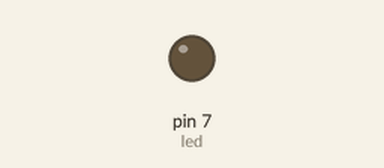
Recording of a sketch running on a simulated Arduino Uno, built with avr-gcc and run on an emulated ATmega328P. Parts: output pins drawn as LEDs (lit = HIGH).

Above: at 0.7 s.
At 1.85 s:
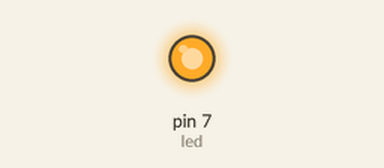
Timing chart, 0 to 4.4 s (numbered marks = the images above):
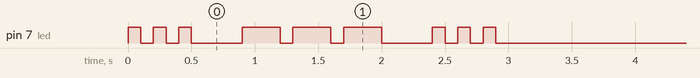

The sketch:

project.ino
```cpp
int delaytime = 100;
int letterdelaytime = 300;
int worddelaytime = 700;
int led = 7;
void setup() {
     pinMode(led, OUTPUT);
}
void loop() {
//this is where you write what the arduino will say in morse.
//write worddelaytime if you are doing another word.
s();
delay(letterdelaytime);
o();
delay(letterdelaytime);
s();

delay(100000000000000000000);
}//loop
void a() {
     digitalWrite(led, HIGH);
     delay(100);
     digitalWrite(led, LOW);
     delay(100);
     digitalWrite(led, HIGH);
     delay(300);
     digitalWrite(led, LOW);
     delay(100);
}//morseA

void b() {
     digitalWrite(led, HIGH);
     delay(300);
     digitalWrite(led, LOW);
     delay(100);
     digitalWrite(led, HIGH);
     delay(100);
     digitalWrite(led, LOW);
     delay(100);
     digitalWrite(led, HIGH);
     delay(100);
     digitalWrite(led, LOW);
     delay(100);
     digitalWrite(led, HIGH);
     delay(100);
     digitalWrite(led, LOW);
     delay(100);
}//morseB

void c() {
     digitalWrite(led, HIGH);
     delay(300);
     digitalWrite(led, LOW);
     delay(100);
     digitalWrite(led, HIGH);
     delay(100);
     digitalWrite(led, LOW);
     delay(100);
     digitalWrite(led, HIGH);
     delay(300);
     digitalWrite(led, LOW);
     delay(100);
     digitalWrite(led, HIGH);
     delay(100);
     digitalWrite(led, LOW);
     delay(100);
}//morseC

void d() {
     digitalWrite(led, HIGH);
     delay(300);
     digitalWrite(led, LOW);
     delay(100);
     digitalWrite(led, HIGH);
     delay(100);
     digitalWrite(led, LOW);
     delay(100);
     digitalWrite(led, HIGH);
     delay(100);
     digitalWrite(led, LOW);
     delay(100);
}//morseD

void e() {
     digitalWrite(led, HIGH);
     delay(100);
     digitalWrite(led, LOW);
     delay(100);
}//morseE

void f() {
     digitalWrite(led, HIGH);
     delay(100);
     digitalWrite(led, LOW);
     delay(100);
     digitalWrite(led, HIGH);
     delay(100);
     digitalWrite(led, LOW);
     delay(100);
     digitalWrite(led, HIGH);
     delay(300);
     digitalWrite(led, LOW);
     delay(100);
     digitalWrite(led, HIGH);
     delay(100);
     digitalWrite(led, LOW);
     delay(100);
}//morseF

void g() {
     digitalWrite(led, HIGH);
     delay(300);
     digitalWrite(led, LOW);
     delay(100);
     digitalWrite(led, HIGH);
     delay(300);
     digitalWrite(led, LOW);
     delay(100);
     digitalWrite(led, HIGH);
     delay(100);
     digitalWrite(led, LOW);
     delay(100);
}//morseG

void h() {
     digitalWrite(led, HIGH);
     delay(100);
     digitalWrite(led, LOW);
     delay(100);
     digitalWrite(led, HIGH);
     delay(100);
     digitalWrite(led, LOW);
     delay(100);
     digitalWrite(led, HIGH);
     delay(100);
     digitalWrite(led, LOW);
     delay(100);
     digitalWrite(led, HIGH);
     delay(100);
     digitalWrite(led, LOW);
     delay(100);
}//morseH

void i() {
     digitalWrite(led, HIGH);
     delay(100);
     digitalWrite(led, LOW);
     delay(100);
     digitalWrite(led, HIGH);
     delay(100);
     digitalWrite(led, LOW);
     delay(100);
}//morseL

void j() {
     digitalWrite(led, HIGH);
     delay(100);
     digitalWrite(led, LOW);
     delay(100);
     digitalWrite(led, HIGH);
     delay(300);
     digitalWrite(led, LOW);
     delay(100);
     digitalWrite(led, HIGH);
     delay(300);
     digitalWrite(led, LOW);
     delay(100);
     digitalWrite(led, HIGH);
     delay(300);
     digitalWrite(led, LOW);
     delay(100);
}//morseJ

void k() {
     digitalWrite(led, HIGH);
     delay(300);
     digitalWrite(led, LOW);
     delay(100);
     digitalWrite(led, HIGH);
     delay(100);
     digitalWrite(led, LOW);
     delay(100);
     digitalWrite(led, HIGH);
     delay(300);
     digitalWrite(led, LOW);
     delay(100);
}//morseK

void l() {
     digitalWrite(led, HIGH);
     delay(100);
     digitalWrite(led, LOW);
     delay(100);
     digitalWrite(led, HIGH);
     delay(300);
     digitalWrite(led, LOW);
     delay(100);
     digitalWrite(led, HIGH);
     delay(100);
     digitalWrite(led, LOW);
     delay(100);
     digitalWrite(led, HIGH);
     delay(100);
     digitalWrite(led, LOW);
     delay(100);
}//morseL

void m() {
     digitalWrite(led, HIGH);
     delay(300);
     digitalWrite(led, LOW);
     delay(100);
     digitalWrite(led, HIGH);
     delay(300);
     digitalWrite(led, LOW);
     delay(100);
}//morseM
void n() {
     digitalWrite(led, HIGH);
     delay(300);
     digitalWrite(led, LOW);
     delay(100);
     digitalWrite(led, HIGH);
     delay(100);
     digitalWrite(led, LOW);
     delay(100);
}//morseN

void o() {
     digitalWrite(led, HIGH);
     delay(300);
     digitalWrite(led, LOW);
     delay(100);
     digitalWrite(led, HIGH);
     delay(300);
     digitalWrite(led, LOW);
     delay(100);
     digitalWrite(led, HIGH);
     delay(300);
     digitalWrite(led, LOW);
     delay(100);
}//morseO

void p() {
     digitalWrite(led, HIGH);
     delay(100);
     digitalWrite(led, LOW);
     delay(100);
     digitalWrite(led, HIGH);
     delay(300);
     digitalWrite(led, LOW);
     delay(100);
     digitalWrite(led, HIGH);
     delay(300);
     digitalWrite(led, LOW);
     delay(100);
     digitalWrite(led, HIGH);
     delay(100);
     digitalWrite(led, LOW);
     delay(100);
}//morseP

void q() {
     digitalWrite(led, HIGH);
     delay(300);
     digitalWrite(led, LOW);
     delay(100);
     digitalWrite(led, HIGH);
     delay(300);
     digitalWrite(led, LOW);
     delay(100);
     digitalWrite(led, HIGH);
     delay(100);
     digitalWrite(led, LOW);
     delay(100);
     digitalWrite(led, HIGH);
     delay(300);
     digitalWrite(led, LOW);
     delay(100);
}//morseQ

void r() {
     digitalWrite(led, HIGH);
     delay(100);
     digitalWrite(led, LOW);
     delay(100);
     digitalWrite(led, HIGH);
     delay(300);
     digitalWrite(led, LOW);
     delay(100);
     digitalWrite(led, HIGH);
     delay(100);
     digitalWrite(led, LOW);
     delay(100);
}//morseR

void s() {
     digitalWrite(led, HIGH);
     delay(100);
     digitalWrite(led, LOW);
     delay(100);
     digitalWrite(led, HIGH);
     delay(100);
     digitalWrite(led, LOW);
     delay(100);
     digitalWrite(led, HIGH);
     delay(100);
     digitalWrite(led, LOW);
     delay(100);
}//morseS

void t() {
     digitalWrite(led, HIGH);
     delay(300);
     digitalWrite(led, LOW);
     delay(100);
}//morseT

void u() {
     digitalWrite(led, HIGH);
     delay(100);
     digitalWrite(led, LOW);
     delay(100);
     digitalWrite(led, HIGH);
     delay(100);
     digitalWrite(led, LOW);
     delay(100);
     digitalWrite(led, HIGH);
     delay(300);
     digitalWrite(led, LOW);
     delay(100);
}//morseU

void v() {
     digitalWrite(led, HIGH);
     delay(100);
     digitalWrite(led, LOW);
     delay(100);
     digitalWrite(led, HIGH);
     delay(100);
     digitalWrite(led, LOW);
     delay(100);
     digitalWrite(led, HIGH);
     delay(100);
     digitalWrite(led, LOW);
     delay(100);
     digitalWrite(led, HIGH);
     delay(300);
     digitalWrite(led, LOW);
     delay(100);
}//morseV

void w() {
     digitalWrite(led, HIGH);
     delay(100);
     digitalWrite(led, LOW);
     delay(100);
     digitalWrite(led, HIGH);
     delay(300);
     digitalWrite(led, LOW);
     delay(100);
     digitalWrite(led, HIGH);
     delay(300);
     digitalWrite(led, LOW);
     delay(100);
}//morseW

void x() {
     digitalWrite(led, HIGH);
     delay(300);
     digitalWrite(led, LOW);
     delay(100);
     digitalWrite(led, HIGH);
     delay(100);
     digitalWrite(led, LOW);
     delay(100);
     digitalWrite(led, HIGH);
     delay(100);
     digitalWrite(led, LOW);
     delay(100);
     digitalWrite(led, HIGH);
     delay(300);
     digitalWrite(led, LOW);
     delay(100);
}//morseX

void y() {
     digitalWrite(led, HIGH);
     delay(300);
     digitalWrite(led, LOW);
     delay(100);
     digitalWrite(led, HIGH);
     delay(100);
     digitalWrite(led, LOW);
     delay(100);
     digitalWrite(led, HIGH);
     delay(300);
     digitalWrite(led, LOW);
     delay(100);
     digitalWrite(led, HIGH);
     delay(300);
     digitalWrite(led, LOW);
     delay(100);
}//morseY

void z() {
     digitalWrite(led, HIGH);
     delay(300);
     digitalWrite(led, LOW);
     delay(100);
     digitalWrite(led, HIGH);
     delay(300);
     digitalWrite(led, LOW);
     delay(100);
     digitalWrite(led, HIGH);
     delay(100);
     digitalWrite(led, LOW);
     delay(100);
     digitalWrite(led, HIGH);
     delay(100);
     digitalWrite(led, LOW);
     delay(100);
}//morseZ
```

Measured:
- by itself, pin 7 (led): LOW → HIGH at 0.00 s, → LOW 0.10 s later, → HIGH 0.10 s later, → LOW 0.10 s later, … (18 changes in this stretch)
